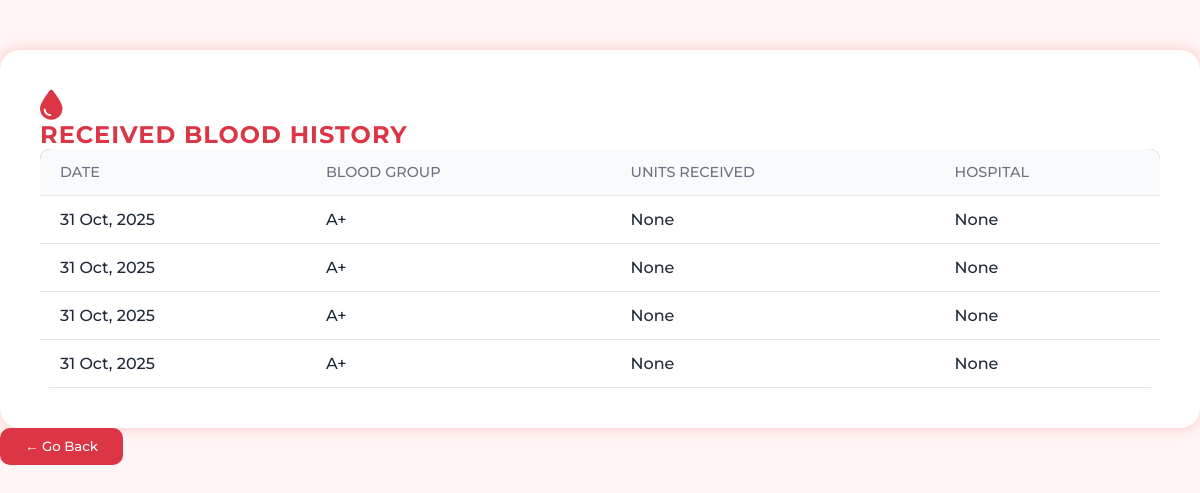
Before: /received_history/ (signed in) with the older database file.
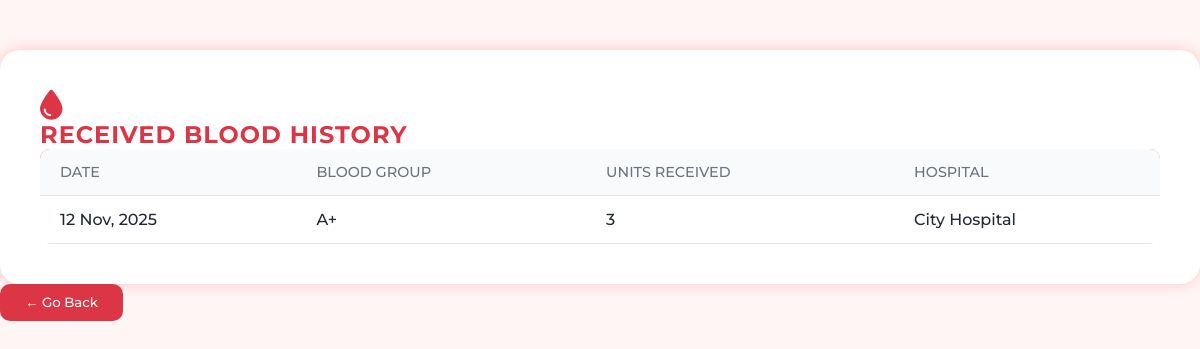
After: the same page with the newer database file.
### blood_bank_app/models.py (models this page shows, shortened)
class BloodRequest(models.Model):
    URGENCY_CHOICES = [
        ('Normal', 'Normal'),
        ('Urgent', 'Urgent'),
        ('Emergency', 'Emergency'),
    ]
    STATUS_CHOICES = [
        ('Pending', 'Pending'),
        ('Approved', 'Approved'),
        ('Rejected', 'Rejected'),
    ]
    user = models.ForeignKey(User, on_delete=models.CASCADE)
    hospital_name = models.CharField(max_length=150,null=True)
    units_required = models.PositiveIntegerField(null=True)
    urgency = models.CharField(max_length=20, choices=URGENCY_CHOICES)
    required_date = models.DateField(validators=[validate_future_date])
    medical_condition = models.TextField(blank=True, null=True)
    status = models.CharField(max_length=20, choices=STATUS_CHOICES, default='Pending')
    created_at = models.DateTimeField(auto_now_add=True)

class PatientDetail(models.Model):
    BLOOD_GROUPS = [('A+','A+'),('A-','A-'),('B+','B+'),('B-','B-'),('AB+','AB+'),('AB-','AB-'),('O+','O+'),('O-','O-')]
    GENDER_CHOICES = [('Male','Male'),('Female','Female'),('Other','Other')]
    user = models.OneToOneField(User, on_delete=models.CASCADE,null=True)
    full_name = models.CharField(max_length=100,null=True)
    blood_group = models.CharField(max_length=3, choices=BLOOD_GROUPS)
    gender = models.CharField(max_length=10, choices=GENDER_CHOICES)
    date_of_birth = models.DateField()
    age = models.PositiveIntegerField()
    medical_condition = models.TextField()
    address = models.TextField()
    phone_number = models.CharField(max_length=15)
    profile_photo = models.ImageField(upload_to='patient_photos/', default='default.jpg')

### blood_bank_app/views.py (the view)
# urls.py: path('received_history/', views.received_history, name='received_history'),
@login_required
def received_history(request):
    received_requests = BloodRequest.objects.filter(
        user=request.user, status='Approved'
    ).order_by('-created_at')
    context = {
        'received_requests': received_requests
    }
    return render(request, 'patient/received_history.html', context)

### blood_bank_app/templates/patient/received_history.html (shortened to what this page needs)
{% extends 'master.html' %}
{% load static %}
{% block content %}
<div class="container history-container">
  <div class="text-center mb-4">
    <i class="fas fa-tint blood-icon"></i>
    <h2 class="title-heading">Received Blood History</h2>
  </div>
  {% if received_requests %}
    <table class="table table-bordered table-striped text-center align-middle">
      <thead>
        <tr>
          <th>Date</th>
          <th>Blood Group</th>
          <th>Units Received</th>
          <th>Hospital</th>
        </tr>
      </thead>
      <tbody>
        {% for req in received_requests %}
          <tr>
            <td>{{ req.required_date|date:"d M, Y" }}</td>
            <td>
              <span class="badge bg-danger fs-6">{{ req.user.patientdetail.blood_group }}</span>
            </td>
            <td>{{ req.units_required }}</td>
            <td>{{ req.hospital_name }}</td>
          </tr>
        {% endfor %}
      </tbody>
    </table>
  {% else %}
    <p class="text-center mt-4 no-data">No received history found.</p>
  {% endif %}
</div>
<div class="text-center mt-4">
    <button class="back-btn" onclick="window.history.back();">
      ← Go Back
    </button>
  </div>
{% endblock %}

### blood_bank_app/templates/master.html (shortened to what this page needs)
{% load static %}
<!DOCTYPE html>
<html>
<head>
  <link rel="stylesheet" href="{% static 'css/index.css' %}">
  <link rel="stylesheet" href="{% static 'css/admin_dashboard.css' %}">
  <link rel="stylesheet" href="https://cdnjs.cloudflare.com/ajax/libs/font-awesome/6.5.0/css/all.min.css">
</head>
<body>
{% block content %}{% endblock %}
</body>
</html>

### blood_bank_app/static/css/index.css (style rules this page uses)
body { margin: 0; font-family: Arial, sans-serif; background-color: #fff5f5; color: #333; }
html { scroll-behavior: smooth; }

### blood_bank_app/static/css/admin_dashboard.css (style rules this page uses)
:root { --primary: #e63946; --primary-dark: #b91c1c; --background: #f8f9fa; --surface: #ffffff; --text-dark: #1f2937; --text-light: #6b7280; --border: #e5e7eb; --shadow: rgba(0, 0, 0, 0.08); }
* { margin: 0; padding: 0; box-sizing: border-box; font-family: "Montserrat"; font-weight: 500; }
body { background-color: var(--background); color: var(--text-dark); overflow-x: hidden; }
.table { width: 100%; border-collapse: collapse; }
.table th, .table td { text-align: left; padding: 14px 20px; border-bottom: 1px solid var(--border); color: var(--text-dark); }
.table th { background: #f9fafb; color: var(--text-light); text-transform: uppercase; font-size: 0.9rem; }

### blood_bank_app/templates/patient/received_history.html (style rules this page uses)
body { background-color: #fff5f5; }
.history-container { background-color: #ffffff; border-radius: 20px; box-shadow: 0 0 15px rgba(255, 0, 0, 0.2); padding: 40px; margin-top: 50px; animation: fadeIn 1s ease-in-out; }
.back-btn { background-color: #dc3545; color: white; border: none; border-radius: 10px; padding: 10px 25px; font-weight: 500; transition: 0.3s; }
.table { border-radius: 10px; overflow: hidden; }
.table thead { background: linear-gradient(90deg, #dc3545, #ff6b6b); color: white; font-weight: bold; }
.title-heading { font-weight: 700; color: #dc3545; text-transform: uppercase; letter-spacing: 1px; }
.blood-icon { color: #dc3545; font-size: 30px; margin-right: 8px; }
.table td { vertical-align: middle; }

Changed rows visible on the page:
removed BloodRequest: required_date "31 Oct, 2025", user.patientdetail.blood_group "A+", units_required "None", hospital_name "None"
removed BloodRequest: required_date "31 Oct, 2025", user.patientdetail.blood_group "A+", units_required "None", hospital_name "None"
removed BloodRequest: required_date "31 Oct, 2025", user.patientdetail.blood_group "A+", units_required "None", hospital_name "None"
removed BloodRequest: required_date "31 Oct, 2025", user.patientdetail.blood_group "A+", units_required "None", hospital_name "None"
added BloodRequest: required_date "12 Nov, 2025", user.patientdetail.blood_group "A+", units_required "3", hospital_name "City Hospital"
